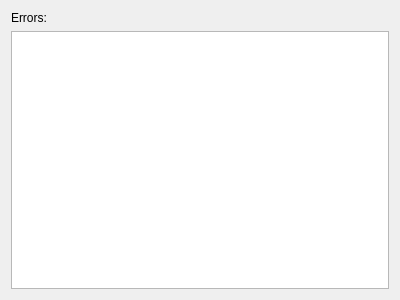
<?xml version="1.0" encoding="UTF-8"?>
<ui version="4.0">
 <class>ValidationErrorDialog</class>
 <widget class="QDialog" name="ValidationErrorDialog">
  <property name="windowModality">
   <enum>Qt::ApplicationModal</enum>
  </property>
  <property name="geometry">
   <rect>
    <x>0</x>
    <y>0</y>
    <width>400</width>
    <height>300</height>
   </rect>
  </property>
  <property name="windowTitle">
   <string>Validation</string>
  </property>
  <layout class="QVBoxLayout" name="verticalLayout">
   <item>
    <widget class="QLabel" name="label">
     <property name="text">
      <string>Errors:</string>
     </property>
    </widget>
   </item>
   <item>
    <widget class="QListWidget" name="listWidget"/>
   </item>
  </layout>
 </widget>
 <resources/>
 <connections/>
</ui>
